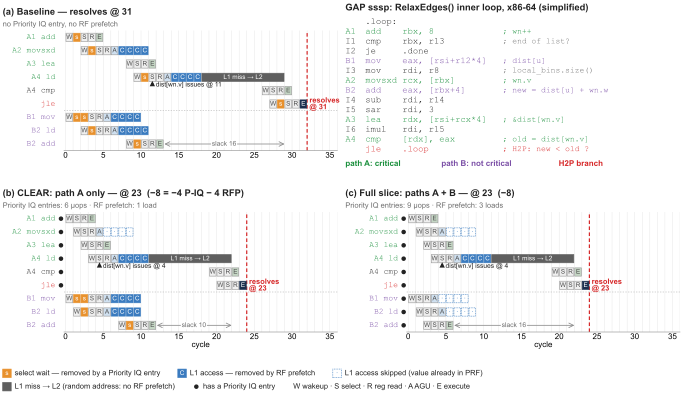

Source code (Python):
#!/usr/bin/env python3
"""Illustrative cycle-by-cycle example (not a simulator trace): the H2P branch of GAP sssp's edge relaxation, before
and after CLEAR, and with a PUBS-style full slice.

Code: RelaxEdges() inner loop, x86-64 from the SimPoint 3993 trace (PC 0x7ffff3daa651..68f), simplified -- the binary
reloads &dist and u from the stack every iteration; here they live in rsi and r12.

    old_dist = dist[wn.v]          path A (critical):     A1 add rbx -> A2 movsxd wn.v -> A3 lea -> A4 ld dist[wn.v]
    new_dist = dist[u] + wn.w      path B (not critical): B1 mov dist[u], B2 ld wn.w -> B2 add
    while (new_dist < old_dist)    A4 cmp (the two paths meet) -> jle (H2P)

Timing rules -- the same as the user's generic example figure (2026-10-06):
  * every micro-op: W (wakeup) -> S (select) -> R (register read) -> E (ALU / branch) or A (AGU) + C x 4 (L1 access)
  * a consumer wakes at its producer's S + latency - 1 (ALU 1, L1-hit load 5), so it executes back to back
  * s = select wait (contention with other ready micro-ops); a Priority IQ entry removes it
  * RF prefetch: the value is already in the PRF, so the L1 access is skipped (dashed) and the load counts as 1 cycle
  * dist[wn.v] is a random access into a 2 MB array: it misses L1 and hits L2 (16 cycles load-to-use) and cannot be
    RF-prefetched (no stride).  dist[u] (fixed address) and wn.v / wn.w (stride 8) can.
Which micro-ops each design accelerates follows the measured per-PC ledger of SimPoint 3993, idealized: CLEAR follows
only the last-arriving edge, so path B stays out (in the run CLEAR also marked B2, because the compare's inputs are exempt
from filter A and B2 arrived last on 0.42% of instances); the full slice marks every producer.
Output: fig_sssp_cycle_example.{pdf,svg} (+ _preview.png), full width.
"""
from __future__ import annotations

import sys
from pathlib import Path

HERE = Path(__file__).resolve().parent
sys.path.insert(0, '/home/lee')
import matplotlib.pyplot as plt
from matplotlib import font_manager
from matplotlib.patches import Rectangle

from figure_style import BLUE_5, FULL_WIDTH_PT, configure_style, paper_figsize, save_paper_figure

STEM = 'fig_sssp_cycle_example'
SIZE, HEIGHT_PT = 'full', 297.0
MONO_FILES = ['/usr/share/fonts/truetype/msttcorefonts/Courier_New.ttf',
              '/usr/share/fonts/truetype/msttcorefonts/Courier_New_Bold.ttf']

# ---------------------------------------------------------------------------------------------------------------------
# Micro-ops of one iteration: key, row label, path, kind, producers.  Rows top to bottom.
UOPS = [
    ('A1', 'A1 add', 'A', 'alu', []),
    ('A2', 'A2 movsxd', 'A', 'load', ['A1']),          # wn.v, stride 8
    ('A3', 'A3 lea', 'A', 'alu', ['A2']),
    ('A4l', 'A4 ld', 'A', 'miss', ['A3']),             # dist[wn.v]: random -> L1 miss, no stride
    ('A4c', 'A4 cmp', 'M', 'alu', ['A4l', 'B2a']),     # the two paths meet
    ('BR', 'jle', 'H', 'br', ['A4c']),
    ('B1', 'B1 mov', 'B', 'load', []),                 # dist[u], fixed address
    ('B2l', 'B2 ld', 'B', 'load', ['A1']),             # wn.w, stride 8
    ('B2a', 'B2 add', 'B', 'alu', ['B1', 'B2l']),
]
KIND = {k: kind for k, _, _, kind, _ in UOPS}
DEPS = {k: deps for k, _, _, _, deps in UOPS}
ORDER = ['A1', 'B1', 'A2', 'B2l', 'A3', 'B2a', 'A4l', 'A4c', 'BR']   # producers before consumers
# Select waits without a Priority IQ entry (illustrative contention, as in the generic example).
WAITS = {'A1': 1, 'A2': 1, 'A3': 0, 'A4l': 1, 'A4c': 0, 'BR': 1, 'B1': 2, 'B2l': 1, 'B2a': 1}
L1_CYCLES, L2_EXTRA = 4, 11                        # load-to-use: L1 hit 1 + 4 = 5, L2 hit 5 + 11 = 16
PATH_A = {'A1', 'A2', 'A3', 'A4l', 'A4c', 'BR'}
CONFIGS = {   # name: (micro-ops with a Priority IQ entry, loads RF-prefetched)
    'base': (set(), set()),
    'clear': (PATH_A, {'A2'}),
    'clear_piq': (PATH_A, set()),
    'clear_rfp': (set(), {'A2'}),
    'full': (set(KIND), {'A2', 'B1', 'B2l'}),
}


def latency(k: str, rfp: set) -> int:
    if KIND[k] in ('alu', 'br') or k in rfp:
        return 1
    return 1 + L1_CYCLES + (L2_EXTRA if KIND[k] == 'miss' else 0)


def schedule(cfg: str) -> dict:
    prio, rfp = CONFIGS[cfg]
    t = {}
    for k in ORDER:
        w = max([0] + [t[p]['S'] + latency(p, rfp) - 1 for p in DEPS[k]])
        waits = 0 if k in prio else WAITS[k]
        s = w + 1 + waits
        t[k] = {'W': w, 'waits': waits, 'S': s, 'R': s + 1, 'X': s + 2, 'prio': k in prio, 'rfp': k in rfp}
    return t


def resolve(cfg: str) -> int:
    return schedule(cfg)['BR']['X']


# ---------------------------------------------------------------------------------------------------------------------
GREEN, PURPLE, RED, INK, GRAY = '#1a8f3c', '#7b4fa6', '#d62728', '#222222', '#6d6d6d'
PATH_COLOR = {'A': GREEN, 'B': PURPLE, 'M': INK, 'H': RED}
STAGE_FILL, STAGE_EDGE, STAGE_TEXT = '#efefef', '#9a9a9a', '#4d4d4d'
AGU_FILL, EXE_FILL = '#cfe0f0', '#c4d6c4'
WAIT_FILL, L1_FILL, L2_FILL, BR_FILL = '#e8912d', BLUE_5, '#5f5f5f', '#1b2f4e'
GRID_LINE = '#e6e6e6'
XMAX = 36
BOX_W, BOX_H = 0.88, 0.62
BOX_FONT, LABEL_FONT, TITLE_FONT, NOTE_FONT, TICK_FONT = 4.8, 6.0, 7.0, 5.6, 6.0

# Layout in points (full width x HEIGHT_PT).
LABEL_W, PANEL_W, PANEL_H = 48.0, 205.0, 90.0
LEFT_X, RIGHT_X = LABEL_W, LABEL_W + PANEL_W + 52.0
BOTTOM_Y = 48.0                      # (b), (c): axes bottom
TOP_Y = BOTTOM_Y + PANEL_H + 46.0    # (a): axes bottom (title block of (b) + gap + tick labels of (a))


def mono(size: float = LABEL_FONT) -> font_manager.FontProperties:
    return font_manager.FontProperties(fname=MONO_FILES[0], size=size)


def axes_pt(fig, x: float, y: float, w: float, h: float):
    return fig.add_axes([x / FULL_WIDTH_PT, y / HEIGHT_PT, w / FULL_WIDTH_PT, h / HEIGHT_PT])


def box(ax, x: float, y: float, letter: str, fill: str, *, edge: str = STAGE_EDGE, text: str = STAGE_TEXT,
        width: float = 1.0, dashed: bool = False) -> None:
    ax.add_patch(Rectangle((x + (1 - BOX_W) / 2, y - BOX_H / 2), width - (1 - BOX_W), BOX_H, facecolor=fill,
                           edgecolor=edge, linewidth=0.45, linestyle=(0, (1.6, 1.2)) if dashed else '-', zorder=3))
    ax.text(x + width / 2, y, letter, ha='center', va='center', fontsize=BOX_FONT, color=text, zorder=4)


def draw_panel(ax, cfg: str, title: str, note: str) -> None:
    t = schedule(cfg)
    rows = {k: i for i, (k, *_) in enumerate(UOPS)}
    for x in range(XMAX + 1):
        ax.axvline(x, color=GRID_LINE, linewidth=0.35, zorder=0)
    ax.axhline(rows['BR'] + 0.5, color='#bdbdbd', linewidth=0.5, linestyle=(0, (2, 2)), zorder=1)

    for k, label, path, kind, _ in UOPS:
        y, r = rows[k], t[k]
        ax.text(-1.35, y, label, ha='right', va='center', fontproperties=mono(), color=PATH_COLOR[path],
                clip_on=False)
        if r['prio']:   # carries the priority bit: a Priority IQ entry
            ax.plot(-0.6, y, marker='o', markersize=2.4, color=INK, clip_on=False, zorder=5)
        box(ax, r['W'], y, 'W', STAGE_FILL)
        for i in range(r['waits']):
            box(ax, r['W'] + 1 + i, y, 's', WAIT_FILL, edge=WAIT_FILL, text='white')
        box(ax, r['S'], y, 'S', STAGE_FILL)
        box(ax, r['R'], y, 'R', STAGE_FILL)
        x = r['X']
        if kind == 'alu':
            box(ax, x, y, 'E', EXE_FILL)
        elif kind == 'br':
            box(ax, x, y, 'E', BR_FILL, edge=BR_FILL, text='white')
        else:
            box(ax, x, y, 'A', AGU_FILL)
            for i in range(L1_CYCLES):
                if r['rfp']:
                    box(ax, x + 1 + i, y, '·', 'white', edge=L1_FILL, text=L1_FILL, dashed=True)
                else:
                    box(ax, x + 1 + i, y, 'C', L1_FILL, edge=L1_FILL, text='white')
            if kind == 'miss':
                box(ax, x + 1 + L1_CYCLES, y, 'L1 miss → L2', L2_FILL, edge=L2_FILL, text='white', width=L2_EXTRA)

    # The H2P branch resolves at its E; dist[wn.v] issues at its S; new_dist waits for the compare (slack).
    res = t['BR']['X']
    ax.axvline(res + 1, color=RED, linewidth=0.9, linestyle=(0, (3, 2)), zorder=2)
    ax.text(res + 1.3, rows['BR'], f'resolves\n@ {res}', ha='left', va='center', fontsize=NOTE_FONT, color=RED,
            fontweight='bold', linespacing=0.95)
    s_ld = t['A4l']['S']
    ax.plot(s_ld + 0.5, rows['A4l'] + 0.5, marker='^', markersize=2.4, color=INK, zorder=5)
    ax.text(s_ld + 0.95, rows['A4l'] + 0.56, f'dist[wn.v] issues @ {s_ld}', ha='left', va='center', fontsize=5.0,
            color=INK, zorder=5)
    ready, used = t['B2a']['X'] + 1, t['A4c']['X']
    y = rows['B2a']
    ax.annotate('', xy=(used, y), xytext=(ready + 0.1, y),
                arrowprops=dict(arrowstyle='<->', color='#8c8c8c', linewidth=0.6, shrinkA=0, shrinkB=0), zorder=2)
    ax.text((ready + used) / 2, y, f'slack {used - ready}', ha='center', va='center', fontsize=5.0, color=GRAY,
            zorder=2, bbox=dict(facecolor='white', edgecolor='none', pad=0.6))

    ax.set_xlim(-0.2, XMAX)
    ax.set_ylim(len(UOPS) - 0.5, -0.5)
    ax.set_xticks(range(0, XMAX + 1, 5))
    ax.tick_params(axis='x', labelsize=TICK_FONT, pad=1.0, length=0)
    ax.set_yticks([])
    for side in ('left', 'right', 'top'):
        ax.spines[side].set_visible(False)
    ax.spines['bottom'].set_linewidth(0.5)
    ax.spines['bottom'].set_color('#9a9a9a')
    ax.annotate(title, xy=(0, 1), xycoords='axes fraction', xytext=(-LABEL_W + 2, 10.5), textcoords='offset points',
                ha='left', va='bottom', fontsize=TITLE_FONT, fontweight='bold', color=INK)
    ax.annotate(note, xy=(0, 1), xycoords='axes fraction', xytext=(-LABEL_W + 2, 2.0), textcoords='offset points',
                ha='left', va='bottom', fontsize=NOTE_FONT, color=GRAY)


LISTING = [   # label, code, comment, path
    ('', '.loop:', '', 'I'),
    ('A1', 'add    rbx, 8', 'wn++', 'A'),
    ('I1', 'cmp    rbx, r13', 'end of list?', 'I'),
    ('I2', 'je     .done', '', 'I'),
    ('B1', 'mov    eax, [rsi+r12*4]', 'dist[u]', 'B'),
    ('I3', 'mov    rdi, r8', 'local_bins.size()', 'I'),
    ('A2', 'movsxd rcx, [rbx]', 'wn.v', 'A'),
    ('B2', 'add    eax, [rbx+4]', 'new = dist[u] + wn.w', 'B'),
    ('I4', 'sub    rdi, r14', '', 'I'),
    ('I5', 'sar    rdi, 3', '', 'I'),
    ('A3', 'lea    rdx, [rsi+rcx*4]', '&dist[wn.v]', 'A'),
    ('I6', 'imul   rdi, r15', '', 'I'),
    ('A4', 'cmp    [rdx], eax', 'old = dist[wn.v]', 'A'),
    ('', 'jle    .loop', 'H2P: new < old ?', 'H'),
]
LIST_COLOR = {'A': GREEN, 'B': PURPLE, 'H': RED, 'I': INK}


def draw_listing(ax) -> None:
    """Axes in points: x from the left edge of the cell, y down from its top."""
    ax.set_axis_off()
    w, h = ax.bbox.width * 72 / ax.figure.dpi, ax.bbox.height * 72 / ax.figure.dpi
    ax.set_xlim(0, w)
    ax.set_ylim(h, 0)
    ax.text(0, 4, 'GAP sssp: RelaxEdges() inner loop, x86-64 (simplified)', ha='left', va='center',
            fontsize=TITLE_FONT, fontweight='bold', color=INK)
    pitch, y0 = 7.35, 14.5
    for i, (label, code, comment, path) in enumerate(LISTING):
        y = y0 + i * pitch
        c = LIST_COLOR[path]
        ax.text(0, y, label, ha='left', va='center', fontproperties=mono(6.6), color=c)
        ax.text(15, y, code, ha='left', va='center', fontproperties=mono(6.6), color=c)
        if comment:
            ax.text(118, y, '; ' + comment, ha='left', va='center', fontproperties=mono(6.0),
                    color=GRAY if path == 'I' else c)
    y = y0 + len(LISTING) * pitch + 3.5
    for x, text, c in [(0, 'path A: critical', GREEN), (72, 'path B: not critical', PURPLE),
                       (160, 'H2P branch', RED)]:
        ax.text(x, y, text, ha='left', va='center', fontsize=NOTE_FONT + 0.4, color=c, fontweight='bold')


def draw_legend(fig) -> None:
    """Two rows under the panels; each item placed after the measured end of the previous one."""
    ax = fig.add_axes([0, 0, 1, 1], zorder=-1)
    ax.set_axis_off()
    ax.set_xlim(0, FULL_WIDTH_PT)
    ax.set_ylim(0, HEIGHT_PT)
    renderer = fig.canvas.get_renderer()
    rows = [
        [('s', WAIT_FILL, 'white', False, 'select wait — removed by a Priority IQ entry'),
         ('C', L1_FILL, 'white', False, 'L1 access — removed by RF prefetch'),
         ('·', 'white', L1_FILL, True, 'L1 access skipped (value already in PRF)')],
        [('', L2_FILL, 'white', False, 'L1 miss → L2 (random address: no RF prefetch)'),
         ('dot', None, None, False, 'has a Priority IQ entry'),
         ('', None, None, False, 'W wakeup · S select · R reg read · A AGU · E execute')],
    ]
    for y, items in zip((17.0, 7.0), rows):
        x = LEFT_X - LABEL_W + 2
        for letter, fill, text, dashed, desc in items:
            if letter == 'dot':
                ax.plot(x + 3, y, marker='o', markersize=2.4, color=INK)
                tx = x + 8
            elif fill is not None:
                ax.add_patch(Rectangle((x, y - 3.2), 6.4, 6.4, facecolor=fill, edgecolor=text if dashed else fill,
                                       linewidth=0.45, linestyle=(0, (1.6, 1.2)) if dashed else '-'))
                ax.text(x + 3.2, y, letter, ha='center', va='center', fontsize=BOX_FONT, color=text)
                tx = x + 9
            else:
                tx = x
            art = ax.text(tx, y, desc, ha='left', va='center', fontsize=NOTE_FONT, color=INK)
            x = art.get_window_extent(renderer).x1 * 72 / fig.dpi + 14


def main() -> None:
    for cfg in CONFIGS:
        t = schedule(cfg)
        print(f'{cfg:10} resolves @ {resolve(cfg):2d}   dist[wn.v] issues @ {t["A4l"]["S"]:2d}   '
              f'new_dist ready @ {t["B2a"]["X"] + 1:2d}, used @ {t["A4c"]["X"]:2d}   '
              f'priority {sum(v["prio"] for v in t.values())}, RF prefetch {sum(v["rfp"] for v in t.values())}')
    base, clear, full = resolve('base'), resolve('clear'), resolve('full')
    piq, rfp = base - resolve('clear_piq'), base - resolve('clear_rfp')
    assert piq + rfp == base - clear, 'the two mechanisms should add up in this example'
    assert full == clear, 'accelerating path B should not move the branch'

    for f in MONO_FILES:
        font_manager.fontManager.addfont(f)
    configure_style()
    fig = plt.figure(figsize=paper_figsize(SIZE, height_pt=HEIGHT_PT))
    ax_a = axes_pt(fig, LEFT_X, TOP_Y, PANEL_W, PANEL_H)
    ax_b = axes_pt(fig, LEFT_X, BOTTOM_Y, PANEL_W, PANEL_H)
    ax_c = axes_pt(fig, RIGHT_X, BOTTOM_Y, PANEL_W, PANEL_H)
    ax_code = axes_pt(fig, RIGHT_X - LABEL_W + 2, TOP_Y - 14, FULL_WIDTH_PT - (RIGHT_X - LABEL_W + 2) - 2,
                      HEIGHT_PT - (TOP_Y - 14) - 2)
    count = lambda cfg: (sum(v['prio'] for v in schedule(cfg).values()), sum(v['rfp'] for v in schedule(cfg).values()))
    draw_panel(ax_a, 'base', f'(a) Baseline — resolves @ {base}', 'no Priority IQ entry, no RF prefetch')
    n_p, n_r = count('clear')
    draw_panel(ax_b, 'clear', f'(b) CLEAR: path A only — @ {clear}  (−{base - clear} = −{piq} P-IQ − {rfp} RFP)',
               f'Priority IQ entries: {n_p} µops · RF prefetch: {n_r} load')
    n_p, n_r = count('full')
    draw_panel(ax_c, 'full', f'(c) Full slice: paths A + B — @ {full}  (−{base - full})',
               f'Priority IQ entries: {n_p} µops · RF prefetch: {n_r} loads')
    ax_b.set_xlabel('cycle', fontsize=TICK_FONT, labelpad=0.5)
    ax_c.set_xlabel('cycle', fontsize=TICK_FONT, labelpad=0.5)
    draw_listing(ax_code)
    draw_legend(fig)
    fig.savefig(HERE / f'{STEM}_preview.png', dpi=300, facecolor='white')
    save_paper_figure(fig, HERE / f'{STEM}.svg', size=SIZE, height_pt=HEIGHT_PT, close=False)
    save_paper_figure(fig, HERE / f'{STEM}.pdf', size=SIZE, height_pt=HEIGHT_PT)
    print(HERE / f'{STEM}.pdf')


if __name__ == '__main__':
    main()
